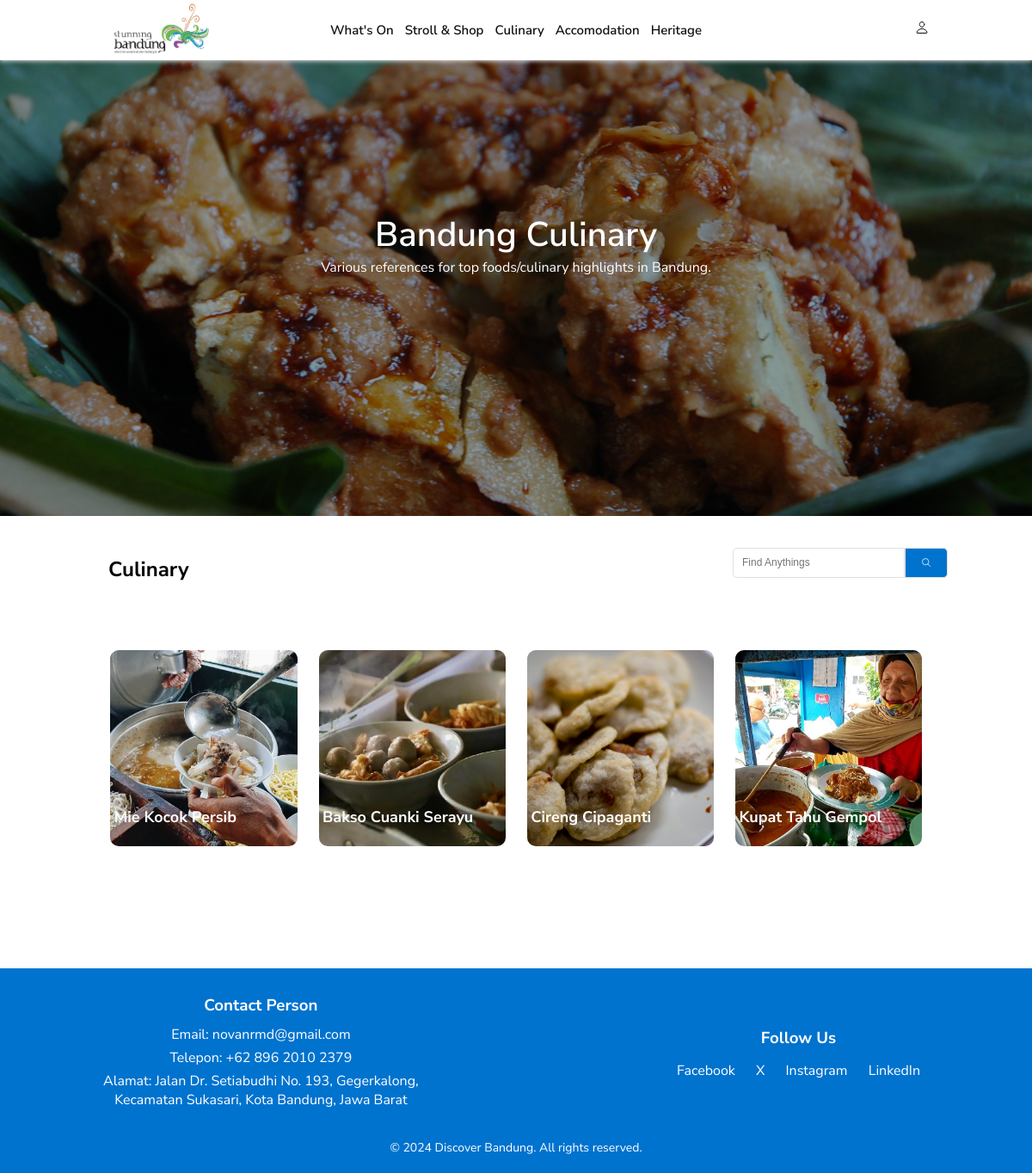
Screenshot of /culinary.php with the database file from the repository.
### tables this page shows
CREATE TABLE `culinary` (
  `id` int NOT NULL,
  `gambar_culinary` varchar(255) NOT NULL,
  `judul_culinary` varchar(50) NOT NULL
);

### admin/functions.php (called while the page is built, shortened)
<?php
$conn = mysqli_connect("localhost", "root", "", "pw2024_tubes_233040143");
function query($query)
{
    global $conn;
    $result = mysqli_query($conn, $query);
    $rows = [];
    while ($row = mysqli_fetch_assoc($result)) {
        $rows[] = $row;
    }
    return $rows;
}
?>

### culinary.php (the view, shortened to what this page needs)
<?php
require 'admin/functions.php';
$culinary = query("SELECT * FROM culinary");
?>
<!DOCTYPE html>
<html lang="en">
  <head>
    <link rel="stylesheet" href="css/index.css" />
  </head>
  <body>
    <div class="navigation">
      <div class="logo">
        <a href=""><img src="assets/logo.png" alt="" /></a>
      </div>
      <div class="nav">
        <a href="index.php" class="nav-link">What's On</a>
        <a href="strollshop.php" class="nav-link">Stroll & Shop</a>
        <a href="culinary.php" class="nav-link">Culinary</a>
        <a href="accomodation.php" class="nav-link">Accomodation</a>
        <a href="heritage.php" class="nav-link">Heritage</a>
      </div>
      <div class="admin">
        <a href="culinary.php"><ion-icon name="person-outline"></ion-icon></a>
      </div>
    </div>
    <div class="hero">
      <img src="assets/header3.jfif" alt="">
    </div>
    <div class="herotext">
      <h1>Bandung Culinary</h1>
      <h2>
        Various references for top foods/culinary highlights in Bandung.
      </h2>
    </div>
    <div class="search-container">
      <h2>Culinary</h2>
      <form action="" class="search-bar">
        <input type="text" class="search-input" placeholder="Find Anythings">
        <button class="search-button"><ion-icon name="search-outline"></ion-icon></button>
      </form>
    </div>
    <div class="catalog">
      <?php foreach ($culinary as $cul) : ?>
      <div class="event2">
        <a href="miekocok.php">
          <div class="photo">
            <img src="assets/<?= $cul["gambar_culinary"]?>" alt="" />
            <div class="textevent2">
              <h2><?= $cul["judul_culinary"]; ?></h2>
            </div>
          </div>
        </a>
      </div>
        <?php endforeach; ?>
    </div>
  </body>
  <footer>
    <div class="container">
        <div class="contact">
            <h3>Contact Person</h3>
            <p>Email: novanrmd@gmail.com</p>
            <p>Telepon: +62 896 2010 2379</p>
            <p>Alamat: Jalan Dr. Setiabudhi No. 193, Gegerkalong, <br> Kecamatan Sukasari, Kota Bandung, Jawa Barat </p>
        </div>
        <div class="social-media">
            <h3>Follow Us</h3>
            <a href="https://www.facebook.com/groups/infobandungkota" target="_blank"><i class="fab fa-facebook-f"></i> Facebook</a>
            <a href="https://x.com/Infobandungkota" target="_blank"><i class="fab fa-twitter"></i> X</a>
            <a href="https://www.instagram.com/infobandungkota/" target="_blank"><i class="fab fa-instagram"></i> Instagram</a>
            <a href="https://linkedin.com" target="_blank"><i class="fab fa-linkedin"></i> LinkedIn</a>
        </div>
    </div>
    <div class="copyright">
        &copy; 2024 Discover Bandung. All rights reserved.
    </div>
</footer>
</html>

### css/index.css (style rules this page uses)
* { padding: 0; margin: 0; box-sizing: border-box; list-style-type: none; text-decoration: none; }
body { font-family: "Nunito Sans", sans-serif; position: relative; overflow-x: hidden; }
.navigation { width: 100%; height: 70px; align-items: center; justify-content: space-between; position: fixed; display: flex; top: 0; background-color: white; z-index: 9999; box-shadow: 0px 1px 5px #e0e0e0; z-index: 99999; }
.logo img { top: -26%; width: 130px; height: 110px; position: absolute; left: 10%; }
.nav { font-weight: 600; display: flex; position: absolute; justify-content: space-between; align-items: center; left: 32%; top: 0.5px; right: 32%; bottom: 0; padding: 0; font-size: 15px; }
.navigation a { color: #111111; transition: 0.2s; }
.admin { position: absolute; right: 10%; }
.hero img { width: 100%; height: 75vh; position: relative; filter: brightness(60%); top: 20%; object-fit: cover; }
.herotext h1 { width: 100%; position: absolute; top: 18%; text-align: center; font-size: 40px; color: white; text-align: center; font-weight: 600; z-index: 999; }
.herotext h2 { width: 100%; position: absolute; top: 22%; text-align: center; font-size: 16px; color: white; text-align: center; font-weight: 400; z-index: 999; }
.search-container { margin-top: 40px; position: relative; width: 100%; height: 30px; }
.search-container h2 { margin-left: 10.5%; }
.search-bar { position: absolute; left: 71%; bottom: 15%; display: flex; justify-content: center; align-items: center; }
.search-input, .search-button { padding: 10px; font-size: 12px; border: 1px solid #e0e0e0; border-radius: 5px 0 0 5px; outline: none; width: 200px; height: 35px; }
.search-button { color: #fff; background-color: #0073cf; border-radius: 0 5px 5px 0; cursor: pointer; width: 50px; }
.catalog { left: 0%; width: 100%; position: relative; justify-content: start; display: flex; align-items: center; flex-wrap: wrap; gap: 25px; padding: 70px; }
.event, .event2 { width: 20.5%; margin-top: 10px; position: relative; justify-content: space-between; align-items: center; border-radius: 10px 10px; left: 5.5%; }
.event2 { height: 300px; }
.photo { width: 100%; height: 76%; position: relative; border-radius: 10px 10px; }
.photo img { position: absolute; top: 0; left: 0; width: 100%; height: 100%; object-fit: cover; border-radius: 10px 10px; }
.textevent h2, .textevent2 h2 { align-items: center; position: absolute; font-weight: 700; }
.textevent2 h2 { top: 80%; font-size: 18px; left: 2%; color: white; }
footer { background-color: #0073cf; color: white; padding: 20px 0; text-align: center; }
footer .container { width: 80%; margin: 0 auto; display: flex; justify-content: space-between; align-items: center; flex-wrap: wrap; }
footer .contact, footer .social-media { margin: 10px 0; }
footer .contact h3, footer .social-media h3 { margin-bottom: 10px; }
footer .contact p, footer .social-media a { margin: 5px 0; color: white; text-decoration: none; }
footer .social-media a { margin: 0 10px; }
footer .copyright { margin-top: 20px; font-size: 14px; }

### rows the page displays
culinary: gambar_culinary (picture), judul_culinary "Mie Kocok Persib"
culinary: gambar_culinary (picture), judul_culinary "Bakso Cuanki Serayu"
culinary: gambar_culinary (picture), judul_culinary "Cireng Cipaganti"
culinary: gambar_culinary (picture), judul_culinary "Kupat Tahu Gempol"
